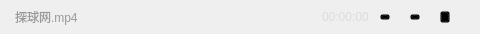
<?xml version="1.0" encoding="UTF-8"?>
<ui version="4.0">
 <class>PlayMediaLitItem</class>
 <widget class="QWidget" name="PlayMediaLitItem">
  <property name="geometry">
   <rect>
    <x>0</x>
    <y>0</y>
    <width>480</width>
    <height>34</height>
   </rect>
  </property>
  <property name="minimumSize">
   <size>
    <width>480</width>
    <height>34</height>
   </size>
  </property>
  <property name="windowTitle">
   <string>PlayMediaLitItem</string>
  </property>
  <property name="styleSheet">
   <string notr="true">QLabel,QPushButton{
font-family:&quot;微软雅黑&quot;;
font-size:12px;
background:transparent;
}
#label_mediaName{
color:#999999;
}
#label_playTime{
color:#DCDCDC;
}
#wgt_control{
background:transparent;
}</string>
  </property>
  <layout class="QHBoxLayout" name="horizontalLayout_2">
   <property name="spacing">
    <number>11</number>
   </property>
   <property name="leftMargin">
    <number>0</number>
   </property>
   <property name="topMargin">
    <number>0</number>
   </property>
   <property name="rightMargin">
    <number>30</number>
   </property>
   <property name="bottomMargin">
    <number>0</number>
   </property>
   <item>
    <widget class="QLabel" name="label_selected">
     <property name="minimumSize">
      <size>
       <width>4</width>
       <height>0</height>
      </size>
     </property>
     <property name="maximumSize">
      <size>
       <width>4</width>
       <height>16777215</height>
      </size>
     </property>
     <property name="text">
      <string/>
     </property>
    </widget>
   </item>
   <item>
    <widget class="QLabel" name="label_mediaName">
     <property name="text">
      <string>探球网.mp4</string>
     </property>
    </widget>
   </item>
   <item>
    <spacer name="horizontalSpacer">
     <property name="orientation">
      <enum>Qt::Horizontal</enum>
     </property>
     <property name="sizeHint" stdset="0">
      <size>
       <width>226</width>
       <height>13</height>
      </size>
     </property>
    </spacer>
   </item>
   <item>
    <widget class="QLabel" name="label_playTime">
     <property name="text">
      <string>00:00:00</string>
     </property>
    </widget>
   </item>
   <item>
    <widget class="QWidget" name="wgt_control" native="true">
     <property name="styleSheet">
      <string notr="true">#button_up{
border-image: url(:/TQLive/images/live tool_icon_up.png);
}
#button_down{
border-image: url(:/TQLive/images/live tool_icon_down.png);
}
#button_del{
border-image: url(:/TQLive/images/live tool_icon_delete.png);
}</string>
     </property>
     <layout class="QHBoxLayout" name="horizontalLayout">
      <property name="spacing">
       <number>20</number>
      </property>
      <property name="leftMargin">
       <number>0</number>
      </property>
      <property name="topMargin">
       <number>0</number>
      </property>
      <property name="rightMargin">
       <number>0</number>
      </property>
      <property name="bottomMargin">
       <number>0</number>
      </property>
      <item>
       <widget class="QPushButton" name="button_up">
        <property name="minimumSize">
         <size>
          <width>10</width>
          <height>6</height>
         </size>
        </property>
        <property name="maximumSize">
         <size>
          <width>10</width>
          <height>6</height>
         </size>
        </property>
        <property name="text">
         <string/>
        </property>
       </widget>
      </item>
      <item>
       <widget class="QPushButton" name="button_down">
        <property name="minimumSize">
         <size>
          <width>10</width>
          <height>6</height>
         </size>
        </property>
        <property name="maximumSize">
         <size>
          <width>10</width>
          <height>6</height>
         </size>
        </property>
        <property name="text">
         <string/>
        </property>
       </widget>
      </item>
      <item>
       <widget class="QPushButton" name="button_del">
        <property name="minimumSize">
         <size>
          <width>10</width>
          <height>12</height>
         </size>
        </property>
        <property name="maximumSize">
         <size>
          <width>10</width>
          <height>12</height>
         </size>
        </property>
        <property name="text">
         <string/>
        </property>
       </widget>
      </item>
     </layout>
    </widget>
   </item>
  </layout>
 </widget>
 <layoutdefault spacing="6" margin="11"/>
 <resources>
  <include location="TQLive.qrc"/>
 </resources>
 <connections/>
</ui>
